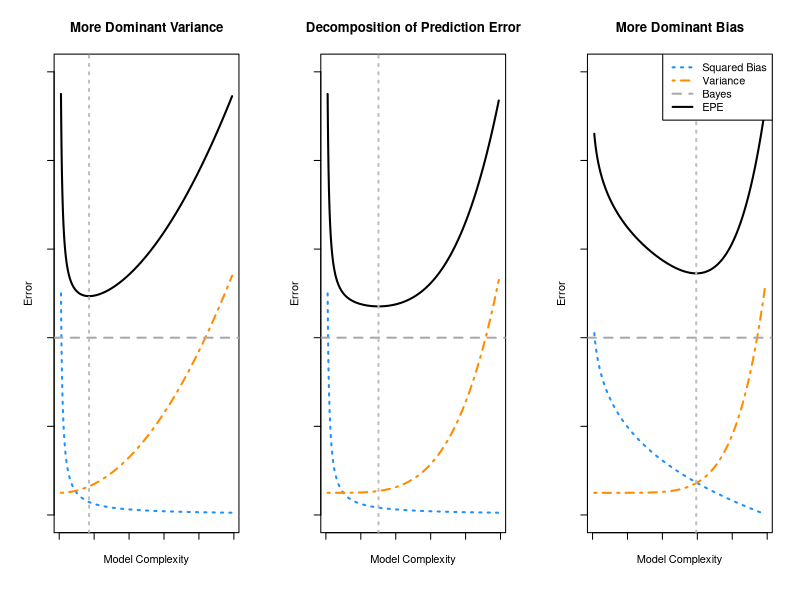
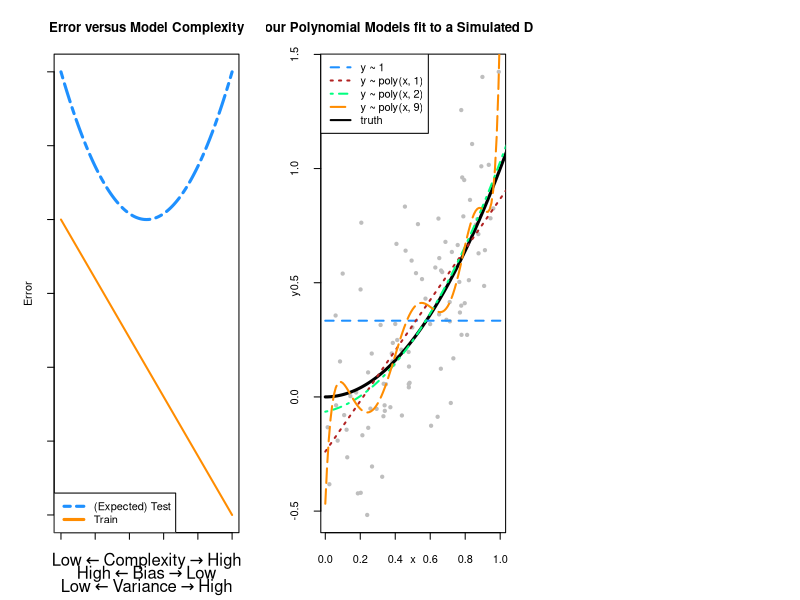
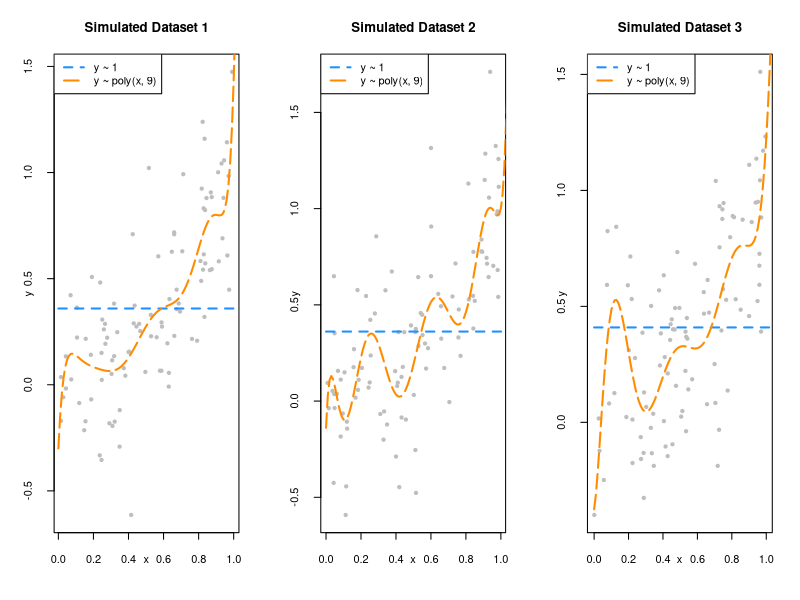
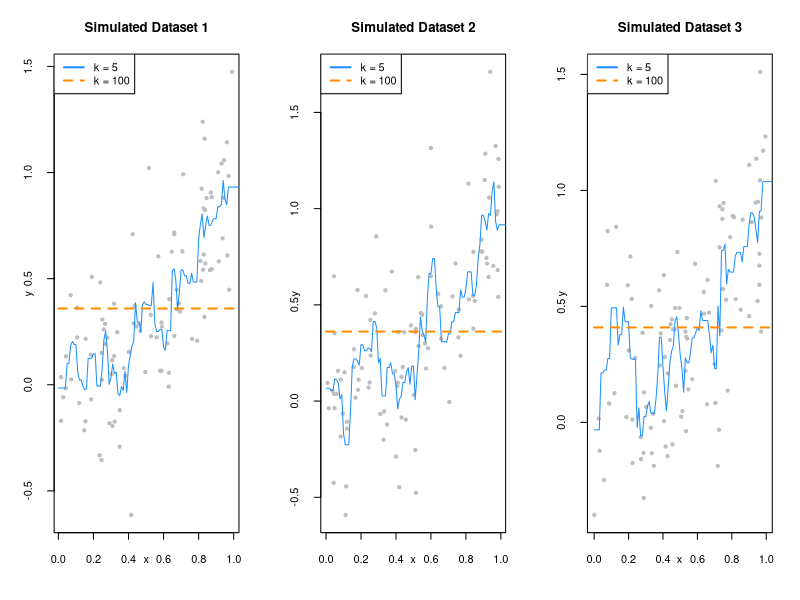
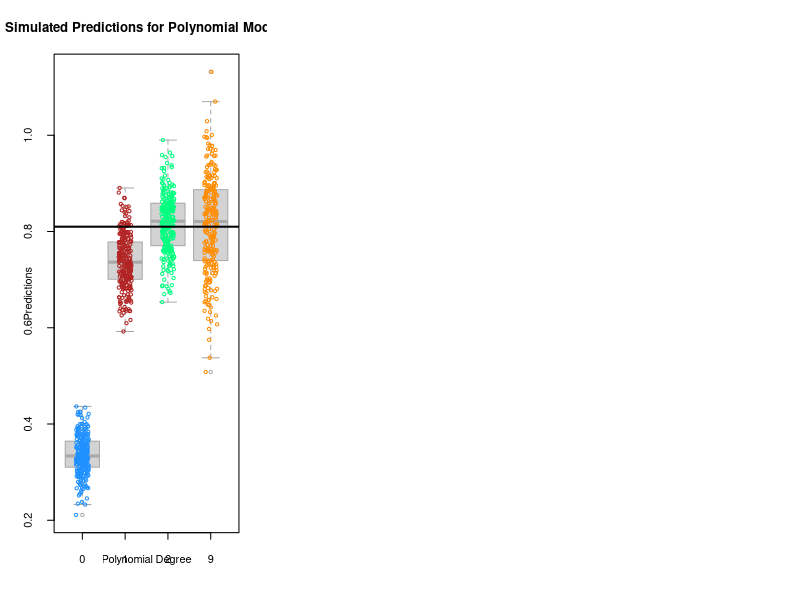

The R source for these figures, in order:
## ---- chunk 1
x = seq(0.01, 0.99, length.out = 1000)

par(mfrow = c(1, 3))
par(mgp = c(1.5, 1.5, 0))

b = 0.05 / x
v = 5 * x ^ 2 + 0.5
bayes = 4
epe = b + v + bayes

plot(x, b, type = "l", ylim = c(0, 10), col = "dodgerblue", lwd = 2, lty = 3,
     xlab = "Model Complexity", ylab = "Error", axes = FALSE,
     main = "More Dominant Variance")
axis(1, labels = FALSE)
axis(2, labels = FALSE)
box()
lines(x, v, col = "darkorange", lwd = 2, lty = 4)
lines(x, epe, col = "black", lwd = 2)
abline(h = bayes, lty = 2, lwd = 2, col = "darkgrey")
abline(v = x[which.min(epe)], col = "grey", lty = 3, lwd = 2)

b = 0.05 / x
v = 5 * x ^ 4 + 0.5
bayes = 4
epe = b + v + bayes

plot(x, b, type = "l", ylim = c(0, 10), col = "dodgerblue", lwd = 2, lty = 3,
     xlab = "Model Complexity", ylab = "Error", axes = FALSE,
     main = "Decomposition of Prediction Error")
axis(1, labels = FALSE)
axis(2, labels = FALSE)
box()
lines(x, v, col = "darkorange", lwd = 2, lty = 4)
lines(x, epe, col = "black", lwd = 2)
abline(h = bayes, lty = 2, lwd = 2, col = "darkgrey")
abline(v = x[which.min(epe)], col = "grey", lty = 3, lwd = 2)

b = 6 - 6 * x ^ (1 / 4)
v = 5 * x ^ 6 + 0.5
bayes = 4
epe = b + v + bayes

plot(x, b, type = "l", ylim = c(0, 10), col = "dodgerblue", lwd = 2, lty = 3,
     xlab = "Model Complexity", ylab = "Error", axes = FALSE,
     main = "More Dominant Bias")
axis(1, labels = FALSE)
axis(2, labels = FALSE)
box()
lines(x, v, col = "darkorange", lwd = 2, lty = 4)
lines(x, epe, col = "black", lwd = 2)
abline(h = bayes, lty = 2, lwd = 2, col = "darkgrey")
abline(v = x[which.min(epe)], col = "grey", lty = 3, lwd = 2)
legend("topright", c("Squared Bias", "Variance", "Bayes", "EPE"), lty = c(3, 4, 2, 1),
       col = c("dodgerblue", "darkorange", "darkgrey", "black"), lwd = 2)
## ---- chunk 2
x = seq(0, 100, by = 0.001)
f = function(x) {
  ((x - 50) / 50) ^ 2 + 2
}
g = function(x) {
  1 - ((x - 50) / 50)
}

par(mgp = c(1.5, 1.5, 0)) 
plot(x, g(x), ylim = c(0, 3), type = "l", lwd = 2,
     ylab = "Error", xlab = "",
     main = "Error versus Model Complexity", col = "darkorange", 
     axes = FALSE)
axis(1, labels = FALSE)
axis(2, labels = FALSE)
box()
ylabels = list(bquote("Low" %<-% "Complexity" %->% "High"), 
               bquote("High" %<-% "Bias" %->% "Low"),
               bquote("Low" %<-% "Variance" %->% "High"))
mtext(do.call(expression, ylabels), side = 1, line = 2:4)
curve(f, lty = 6, col = "dodgerblue", lwd = 3, add = TRUE)
legend("bottomleft", c("(Expected) Test", "Train"), lty = c(6, 1), lwd = 3,
       col = c("dodgerblue", "darkorange"))
## ---- chunk 3
f = function(x) {
  x ^ 2
}
## ---- chunk 4
get_sim_data = function(f, sample_size = 100) {
  x = runif(n = sample_size, min = 0, max = 1)
  y = rnorm(n = sample_size, mean = f(x), sd = 0.3)
  data.frame(x, y)
}
## ---- chunk 5
# TODO: colors like this...
# \color{blue}{\texttt{predict(fit0, x)}}
# trick is getting it to render in both html and pdf
## ---- chunk 6
set.seed(1)
sim_data = get_sim_data(f)
## ---- chunk 7
fit_0 = lm(y ~ 1,                   data = sim_data)
fit_1 = lm(y ~ poly(x, degree = 1), data = sim_data)
fit_2 = lm(y ~ poly(x, degree = 2), data = sim_data)
fit_9 = lm(y ~ poly(x, degree = 9), data = sim_data)
## ---- chunk 8
set.seed(42)
plot(y ~ x, data = sim_data, col = "grey", pch = 20,
     main = "Four Polynomial Models fit to a Simulated Dataset")
grid = seq(from = 0, to = 2, by = 0.01)
lines(grid, f(grid), col = "black", lwd = 3)
lines(grid, predict(fit_0, newdata = data.frame(x = grid)), col = "dodgerblue",  lwd = 2, lty = 2)
lines(grid, predict(fit_1, newdata = data.frame(x = grid)), col = "firebrick",   lwd = 2, lty = 3)
lines(grid, predict(fit_2, newdata = data.frame(x = grid)), col = "springgreen", lwd = 2, lty = 4)
lines(grid, predict(fit_9, newdata = data.frame(x = grid)), col = "darkorange",  lwd = 2, lty = 5)

legend("topleft", 
       c("y ~ 1", "y ~ poly(x, 1)", "y ~ poly(x, 2)",  "y ~ poly(x, 9)", "truth"), 
       col = c("dodgerblue", "firebrick", "springgreen", "darkorange", "black"), lty = c(2, 3, 4, 5, 1), lwd = 2)
## ---- chunk 9
par(mfrow = c(1, 3))

# if you're reading this code
# it's BAD! don't use it. (or clean it up)
# also, note to self: clean up this code!!!

set.seed(430)
sim_data_1 = get_sim_data(f)
sim_data_2 = get_sim_data(f)
sim_data_3 = get_sim_data(f)
fit_0_1 = lm(y ~ 1, data = sim_data_1)
fit_0_2 = lm(y ~ 1, data = sim_data_2)
fit_0_3 = lm(y ~ 1, data = sim_data_3)
fit_9_1 = lm(y ~ poly(x, degree = 9), data = sim_data_1)
fit_9_2 = lm(y ~ poly(x, degree = 9), data = sim_data_2)
fit_9_3 = lm(y ~ poly(x, degree = 9), data = sim_data_3)

plot(y ~ x, data = sim_data_1, col = "grey", pch = 20, main = "Simulated Dataset 1")
grid = seq(from = 0, to = 2, by = 0.01)
lines(grid, predict(fit_0_1, newdata = data.frame(x = grid)), col = "dodgerblue", lwd = 2, lty = 2)
lines(grid, predict(fit_9_1, newdata = data.frame(x = grid)), col = "darkorange", lwd = 2, lty = 5)
legend("topleft", c("y ~ 1", "y ~ poly(x, 9)"), col = c("dodgerblue", "darkorange"), lty = c(2, 5), lwd = 2)

plot(y ~ x, data = sim_data_2, col = "grey", pch = 20, main = "Simulated Dataset 2")
grid = seq(from = 0, to = 2, by = 0.01)
lines(grid, predict(fit_0_2, newdata = data.frame(x = grid)), col = "dodgerblue", lwd = 2, lty = 2)
lines(grid, predict(fit_9_2, newdata = data.frame(x = grid)), col = "darkorange", lwd = 2, lty = 5)
legend("topleft", c("y ~ 1", "y ~ poly(x, 9)"), col = c("dodgerblue", "darkorange"), lty = c(2, 5), lwd = 2)

plot(y ~ x, data = sim_data_3, col = "grey", pch = 20, main = "Simulated Dataset 3")
grid = seq(from = 0, to = 2, by = 0.01)
lines(grid, predict(fit_0_3, newdata = data.frame(x = grid)), col = "dodgerblue", lwd = 2, lty = 2)
lines(grid, predict(fit_9_3, newdata = data.frame(x = grid)), col = "darkorange", lwd = 2, lty = 5)
legend("topleft", c("y ~ 1", "y ~ poly(x, 9)"), col = c("dodgerblue", "darkorange"), lty = c(2, 5), lwd = 2)
## ---- chunk 10
par(mfrow = c(1, 3))

# if you're reading this code
# it's BAD! don't use it. (or clean it up)
# also, note to self: clean up this code!!!

grid = seq(from = 0, to = 2, by = 0.01)

set.seed(430)
sim_data_1 = get_sim_data(f)
sim_data_2 = get_sim_data(f)
sim_data_3 = get_sim_data(f)
fit_0_1 = FNN::knn.reg(train = sim_data_1["x"], test = data.frame(x = grid), y = sim_data_1["y"], k = 5)$pred
fit_0_2 = FNN::knn.reg(train = sim_data_2["x"], test = data.frame(x = grid), y = sim_data_2["y"], k = 5)$pred
fit_0_3 = FNN::knn.reg(train = sim_data_3["x"], test = data.frame(x = grid), y = sim_data_3["y"], k = 5)$pred
fit_9_1 = FNN::knn.reg(train = sim_data_1["x"], test = data.frame(x = grid), y = sim_data_1["y"], k = 100)$pred
fit_9_2 = FNN::knn.reg(train = sim_data_2["x"], test = data.frame(x = grid), y = sim_data_2["y"], k = 100)$pred
fit_9_3 = FNN::knn.reg(train = sim_data_3["x"], test = data.frame(x = grid), y = sim_data_3["y"], k = 100)$pred

plot(y ~ x, data = sim_data_1, col = "grey", pch = 20, main = "Simulated Dataset 1")
lines(grid, fit_0_1, col = "dodgerblue", lwd = 1, lty = 1)
lines(grid, fit_9_1, col = "darkorange", lwd = 2, lty = 2)
legend("topleft", c("k = 5", "k = 100"), col = c("dodgerblue", "darkorange"), lty = c(1, 2), lwd = 2)

plot(y ~ x, data = sim_data_2, col = "grey", pch = 20, main = "Simulated Dataset 2")
lines(grid, fit_0_2, col = "dodgerblue", lwd = 1, lty = 1)
lines(grid, fit_9_2, col = "darkorange", lwd = 2, lty = 2)
legend("topleft", c("k = 5", "k = 100"), col = c("dodgerblue", "darkorange"), lty = c(1, 2), lwd = 2)

plot(y ~ x, data = sim_data_3, col = "grey", pch = 20, main = "Simulated Dataset 3")
lines(grid, fit_0_3, col = "dodgerblue", lwd = 1, lty = 1)
lines(grid, fit_9_3, col = "darkorange", lwd = 2, lty = 2)
legend("topleft", c("k = 5", "k = 100"), col = c("dodgerblue", "darkorange"), lty = c(1, 2), lwd = 2)

## ---- chunk 11
set.seed(1)
n_sims = 250
n_models = 4
x = data.frame(x = 0.90) # fixed point at which we make predictions
predictions = matrix(0, nrow = n_sims, ncol = n_models)
## ---- chunk 12
for(sim in 1:n_sims) {

  # simulate new, random, training data
  # this is the only random portion of the bias, var, and mse calculations
  # this allows us to calculate the expectation over D
  sim_data = get_sim_data(f)

  # fit models
  fit_0 = lm(y ~ 1,                   data = sim_data)
  fit_1 = lm(y ~ poly(x, degree = 1), data = sim_data)
  fit_2 = lm(y ~ poly(x, degree = 2), data = sim_data)
  fit_9 = lm(y ~ poly(x, degree = 9), data = sim_data)

  # get predictions
  predictions[sim, 1] = predict(fit_0, x)
  predictions[sim, 2] = predict(fit_1, x)
  predictions[sim, 3] = predict(fit_2, x)
  predictions[sim, 4] = predict(fit_9, x)
}
## ---- chunk 13
predictions = (predictions)
colnames(predictions) = c("0", "1", "2", "9")
predictions = as.data.frame(predictions)

tall_predictions = tidyr::gather(predictions, factor_key = TRUE)
boxplot(value ~ key, data = tall_predictions, border = "darkgrey", xlab = "Polynomial Degree", ylab = "Predictions",
        main = "Simulated Predictions for Polynomial Models")
stripchart(value ~ key, data = tall_predictions, add = TRUE, vertical = TRUE, method = "jitter", jitter = 0.15, pch = 1, col = c("dodgerblue", "firebrick", "springgreen", "darkorange"))
abline(h = f(x = 0.90), lwd = 2)
## ---- chunk 14
get_mse = function(truth, estimate) {
  mean((estimate - truth) ^ 2)
}
## ---- chunk 15
get_bias = function(estimate, truth) {
  mean(estimate) - truth
}
## ---- chunk 16
get_var = function(estimate) {
  mean((estimate - mean(estimate)) ^ 2)
}
## ---- chunk 17
bias = apply(predictions, 2, get_bias, truth = f(x = 0.90))
variance = apply(predictions, 2, get_var)
mse = apply(predictions, 2, get_mse, truth = f(x = 0.90))
## ---- chunk 18
results = data.frame(
  model = c("`fit_0`", "`fit_1`", "`fit_2`", "`fit_9`"),
  poly_degree = c(0, 1, 2, 9),
  round(mse, 5),
  round(bias ^ 2, 5),
  round(variance, 5)
)
colnames(results) = c("Model", "Polynomial Degree", "Mean Squared Error", "Bias Squared", "Variance")
rownames(results) = NULL
knitr::kable(results, booktabs = TRUE)
## ---- chunk 19
all(diff(bias ^ 2) < 0)
all(diff(variance) > 0)
diff(mse) < 0 
## ---- chunk 20
bias ^ 2 + variance == mse
## ---- chunk 21
all.equal(bias ^ 2 + variance, mse)
## ---- chunk 22
get_epe = function(realized, estimate) {
  mean((realized - estimate) ^ 2)
}
## ---- chunk 23
y = rnorm(n = nrow(predictions), mean = f(x = 0.9), sd = 0.3)
epe = apply(predictions, 2, get_epe, realized = y)
epe
## ---- chunk 24
set.seed(1)
n_sims = 1000
X = runif(n = n_sims, min = 0, max = 1)
Y = rnorm(n = n_sims, mean = f(X), sd = 0.3)

f_hat_X = rep(0, length(X))

for (i in seq_along(X)) {
  sim_data = get_sim_data(f)
  fit_2 = lm(y ~ poly(x, degree = 2), data = sim_data)
  f_hat_X[i] = predict(fit_2, newdata = data.frame(x = X[i]))
}

mean((Y - f_hat_X) ^ 2)
